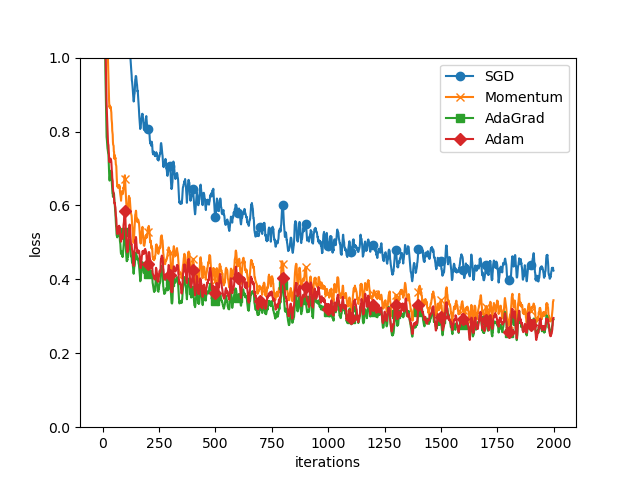

The script that saved this image:
# coding: utf-8
# 6장 학습 관련 기술들(1) 실습문제 4번
# optimizer_compare_mnist.py를 Fashion-MNIST 데이터로 학습하도록 수정
# 준비: 프로젝트의 dataset/fashion/ 에 있는 4개 압축 파일과 dataset/mnist_reader.py 를 사용
# 실행: C:\knu_Fashion_Project 폴더에서  python team_project/experiments/compare_optimizer.py
import sys, os
ROOT = os.path.join(os.path.dirname(os.path.abspath(__file__)), '..', '..')   # C:\knu_Fashion_Project
sys.path.append(ROOT)  # common, dataset 폴더를 가져올 수 있도록 프로젝트 최상위 폴더를 추가

import numpy as np
import matplotlib.pyplot as plt
from dataset import mnist_reader
from common.util import smooth_curve
from common.multi_layer_net import MultiLayerNet
from common.optimizer import *


# 0. Fashion-MNIST 데이터 읽기==========
data_dir = os.path.join(ROOT, 'dataset', 'fashion')
x_train, t_train = mnist_reader.load_mnist(data_dir, kind='train')
x_test, t_test = mnist_reader.load_mnist(data_dir, kind='t10k')

# 픽셀 값을 0~1로 정규화 (mnist_reader는 0~255 정수 그대로 돌려줌)
x_train = x_train / 255.0
x_test = x_test / 255.0

train_size = x_train.shape[0]
batch_size = 128
max_iterations = 2000     # 그래프를 보면서 적절한 값으로 조절


# 1. 실험용 설정==========
optimizers = {}
optimizers['SGD'] = SGD()
optimizers['Momentum'] = Momentum()
optimizers['AdaGrad'] = AdaGrad()
optimizers['Adam'] = Adam()

networks = {}
train_loss = {}
for key in optimizers.keys():
    networks[key] = MultiLayerNet(
        input_size=784, hidden_size_list=[100, 100, 100],
        output_size=10)
    train_loss[key] = []


# 2. 훈련 시작==========
for i in range(max_iterations):
    batch_mask = np.random.choice(train_size, batch_size)
    x_batch = x_train[batch_mask]
    t_batch = t_train[batch_mask]

    for key in optimizers.keys():
        grads = networks[key].gradient(x_batch, t_batch)
        optimizers[key].update(networks[key].params, grads)

        loss = networks[key].loss(x_batch, t_batch)
        train_loss[key].append(loss)

    if i % 100 == 0:
        print("===========" + "iteration:" + str(i) + "===========")
        for key in optimizers.keys():
            loss = networks[key].loss(x_batch, t_batch)
            print(key + ":" + str(loss))


# 3. 그래프 그리기==========
markers = {"SGD": "o", "Momentum": "x", "AdaGrad": "s", "Adam": "D"}
x = np.arange(max_iterations)
for key in optimizers.keys():
    plt.plot(x, smooth_curve(train_loss[key]), marker=markers[key], markevery=100, label=key)
plt.xlabel("iterations")
plt.ylabel("loss")
plt.ylim(0, 1)
plt.legend()
# 그래프를 png 파일로 저장 (이 파일과 같은 폴더에 compare_optimizer.png)
plt.savefig(os.path.join(os.path.dirname(os.path.abspath(__file__)), 'compare_optimizer.png'), dpi=100)
plt.show()
